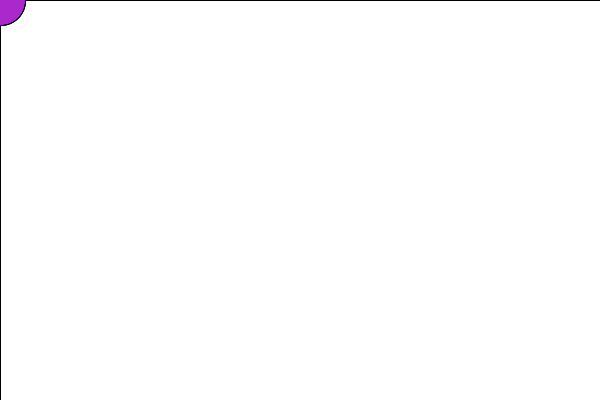
Frame 1 (no input)
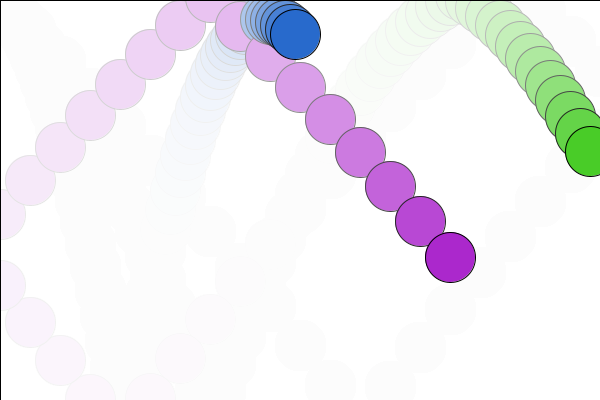
Frame 60 (the mouse pressed at the canvas centre just before this capture)
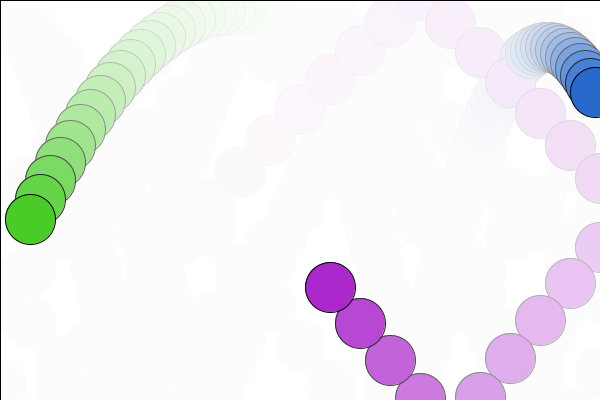
Frame 120 (the mouse held since frame 60 and released just before this capture)

The Processing sketch that drew these frames (run headless with seeded random() and noise(); from frame 60 on, the mouse is pressed at the canvas centre):

// Processing sketch: processing_66362
// ── processing_66362.pde

int x;
int y;

int x1;
int y1;

int x2;
int y2;

int xSpeed = 10;
int ySpeed = 10;

int xSpeed1 = 5;
int ySpeed1 = 5;

int xSpeed2 = 30;
int ySpeed2 = 30;

int size = 50;

void setup() {
  size(600, 400);
  smooth();
  //size(screen.width, screen.height);
  colorMode(HSB, 100, 100, 100, 100);
  background(100);
}

void draw() {
  fill(100, 0, 100, 15);
  rect(0, 0, width, height);

  fill(30, 80, 80);
  ellipse(x, y, size, size);
  
  fill(60, 80, 80);
  ellipse(x1, y1, size, size);
  
  fill(80, 80, 80);
  ellipse(x2, y2, size, size);

  x += xSpeed;
  y += ySpeed;

  x1 += xSpeed1;
  y1 += ySpeed1;

  x2 += xSpeed2;
  y2 += ySpeed2;

  if (x > width || x < 0)
    xSpeed *= -1;

  if (y > height || y < 0)
    ySpeed *= -1;

  if (x1 > width || x1 < 0)
    xSpeed1 *= -1;

  if (y1 > height || y1 < 0)
    ySpeed1 *= -1;

  if (x2 > width || x2 < 0)
    xSpeed2 *= -1;

  if (y2 > height || y2 < 0)
    ySpeed2 *= -1;

  ySpeed++;
  ySpeed1++;
  ySpeed2++;
}
